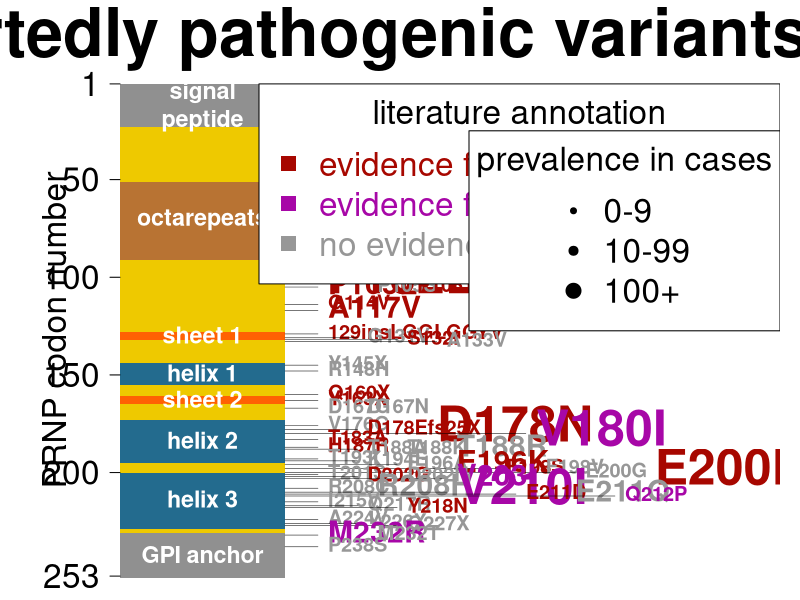

Here is the R script that generated this plot:
options(stringsAsFactors=FALSE)
setwd('~/d/sci/src/prp-misc')

mutprev = read.table('data/all_mutation_prevalence.tsv',sep='\t',header=T)
mutclas = read.table('data/mutation_classification.tsv',sep='\t',header=T)
muts = mutclas[,c('variant','segregation','de_novo','homozygote_observed','enrichment')]
muts$classification = 'none'
muts$classification[muts$homozygote_observed=='x' | muts$enrichment=='x'] = 'increased'
muts$classification[muts$segregation=='x' | muts$de_novo == 'x'] = 'high'
muts$prev = 0
muts$prev = mutprev$case_count[match(muts$variant,mutprev$variant)]

# much of this code is adapted from https://github.com/ericminikel/prp-misc/blob/master/prp-struct-mutants.r

# post-translational modifications
sp = 1:22
final = 23:230
gpi = 231:253

# Zahn 2000 - regions of secondary structure
b1 = 128:131
h1 = 144:154
b2 = 161:164
h2 = 173:194
h3 = 200:228

# Octapeptide repeats
opr = 51:90

# colors for secondary structure
bcolor = '#FF6103' # cadmium orange
hcolor = '#236B8E' # steelblue
ocolor = '#B87333' # copper
cleaved = '#909090' # dark silver
rest = '#EEC900' # gold2

ss_labels = data.frame(mids=c(11.5,70.5,129.5,149,162.5,183.5,213.5,242),
                       labels=c('signal\npeptide','octarepeats','sheet 1','helix 1','sheet 2','helix 2','helix 3','GPI anchor'))

nres = 253

huprp_string = 'MANLGCWMLVLFVATWSDLGLCKKRPKPGGWNTGGSRYPGQGSPGGNRYPPQGGGGWGQPHGGGWGQPHGGGWGQPHGGGWGQPHGGGWGQGGGTHSQWNKPSKPKTNMKHMAGAAAAGAVVGGLGGYMLGSAMSRPIIHFGSDYEDRYYRENMHRYPNQVYYRPMDEYSNQNNFVHDCVNITIKQHTVTTTTKGENFTETDVKMMERVVEQMCITQYERESQAYYQRGSSMVLFSSPPVILLISFLIFLIVG'
huprp = strsplit(huprp_string,split='')[[1]]

parms = data.frame(codon=1:nres, col=rep(rest,nres))
parms$col[parms$codon %in% c(sp, gpi)] = cleaved
parms$col[parms$codon %in% c(opr)] = ocolor
parms$col[parms$codon %in% c(h1,h2,h3)] = hcolor
parms$col[parms$codon %in% c(b1,b2)] = bcolor

# colors for classification
classifications = data.frame(shortcode=c('high','increased','none'),
                             col=c('#A70700','#A707A7','#979797'),
                             display=c('evidence for high penetrance','evidence for increased risk','no evidence for increased risk'))
muts$col = classifications$col[match(muts$classification,classifications$shortcode)]

# cex values for text
cex_vals = data.frame(shortcode=c('zero','ten','hundred'),
                      display=c('0-9','10-99','100+'),
                      cex=c(1.2,1.8,3))
muts$cex = 1
muts$cex[muts$prev < 10] = cex_vals$cex[cex_vals$shortcode=='zero']
muts$cex[muts$prev >= 10 & muts$prev < 100] = cex_vals$cex[cex_vals$shortcode=='ten']
muts$cex[muts$prev >= 100] = cex_vals$cex[cex_vals$shortcode=='hundred']

muts$residue = as.integer(gsub('[^0-9]*','',muts$variant))
muts$residue[grepl('OPR',muts$variant)] = seq(51, 90, length.out=sum(grepl('OPR',muts$variant)))
muts$residue[muts$variant=='D178Efs25X'] = 178

png('figures/prnp_variants_by_evidence.png',width=1200,height=1600)
par(mar=c(1,6,4,1))
plot(NA,NA,xlim=c(1.5,3.5),ylim=c(nres+2,-1),axes=FALSE,ann=FALSE,xaxs='i',yaxs='i')
for (i in 1:nres) {
  rect(xleft=1.5,xright=2,ybottom=i,ytop=i+1,border=NA,col=parms$col[i])
  # adding text for every residue is too small to read unless you go to height=4000px and text(cex=1.2)
  # text(x=1,y=i+.5,pos=4,family='mono',font=2,labels=huprp[i],cex=1.2)
}

text(x=1.75,y=ss_labels$mids,labels=ss_labels$labels,col='white',font=2,cex=1.4)

axis(side=2, at=c(1,50,100,150,200,253), lwd=0, lwd.ticks=1, las=2,cex.axis=2)
mtext(side=2, line=2.5, text='PRNP codon number', cex=2)

mtext(side=3, line=1, text='Reportedly pathogenic variants in PRNP', font=2, cex=4)

nmut = nrow(muts)
last_residue = 0
offset_from = 0
rectangle_longitude = 2
starting_longitude = 2.1
longitude_increment = .1
max_longitude = 5
large_text_longitude = 3
longitude = starting_longitude
for (j in 1:nmut) {

  # figure out how far to the right to print text
  if (muts$residue[j] - last_residue < 3 & muts$residue[j] - offset_from < 8 & longitude < max_longitude) {
    longitude = longitude + longitude_increment * mean(c(muts$cex[j], muts$cex[j-1]))
  } else {
    longitude = starting_longitude
    offset_from = muts$residue[j]
  }
  
  if (muts$residue[j] != last_residue) {
    segments(x0=rectangle_longitude,x1=longitude,y0=muts$residue[j],y1=muts$residue[j],lwd=.5)
  }
  text(x=longitude, y=muts$residue[j], labels=muts$variant[j], col=muts$col[j], cex=muts$cex[j], font=2, pos=4)
  last_residue = muts$residue[j]
}

legend(x=3.5,xjust=1,y=1,legend=classifications$display,col=classifications$col,text.col=classifications$col,pch=15,cex=2,title='literature annotation',title.col='black')
legend(x=3.5,xjust=1,y=25,legend=cex_vals$display,pt.cex=cex_vals$cex,pch=20,col='black',title='prevalence in cases',cex=2)
dev.off()
